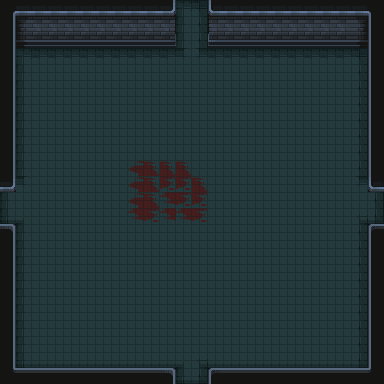

The image is a tile-based game level rendered from a .tmx file. Its description and complete source (layers, tilesets, objects, tile grids) follow:
An orthogonal 24x24 tile map with 16x16 px tiles, 2 tile layers (floor, details), 1 hidden layer not drawn.

<map version="1.9" tiledversion="1.9.2" orientation="orthogonal" renderorder="right-down" width="24" height="24" tilewidth="16" tileheight="16" infinite="0" nextlayerid="5" nextobjectid="1">
 <tileset firstgid="1" source="../Tilesets/dungeon_prison_tileset.tsx" />
 <layer id="1" name="floor" width="24" height="24">
  <data encoding="csv">
0,0,0,0,0,0,0,0,0,0,0,5,7,0,0,0,0,0,0,0,0,0,0,0,
0,0,0,0,0,0,0,0,0,0,0,30,32,0,0,0,0,0,0,0,0,0,0,0,
0,0,0,0,0,0,0,0,0,0,0,30,32,0,0,0,0,0,0,0,0,0,0,0,
0,5,6,6,6,6,6,6,6,6,6,60,58,6,6,6,6,6,6,6,6,6,7,0,
0,30,31,31,31,31,31,31,31,31,31,31,31,31,31,31,31,31,31,31,31,31,32,0,
0,30,31,31,31,31,31,31,31,31,31,31,31,31,31,31,31,31,31,31,31,31,32,0,
0,30,31,31,31,31,31,31,31,31,31,31,31,31,31,31,31,31,31,31,31,31,32,0,
0,30,31,31,31,31,31,31,31,31,31,31,31,31,31,31,31,31,31,31,31,31,32,0,
0,30,31,31,31,31,31,31,31,31,31,31,31,31,31,31,31,31,31,31,31,31,32,0,
0,30,31,31,31,31,31,31,31,31,31,31,31,31,31,31,31,31,31,31,31,31,32,0,
0,30,31,31,31,31,31,31,31,31,31,31,31,31,31,31,31,31,31,31,31,31,32,0,
5,60,31,31,31,31,31,31,31,31,31,31,31,31,31,31,31,31,31,31,31,31,58,7,
30,31,31,31,31,31,31,31,31,31,31,31,31,31,31,31,31,31,31,31,31,31,31,32,
55,10,31,31,31,31,31,31,31,31,31,31,31,31,31,31,31,31,31,31,31,31,8,57,
0,30,31,31,31,31,31,31,31,31,31,31,31,31,31,31,31,31,31,31,31,31,32,0,
0,30,31,31,31,31,31,31,31,31,31,31,31,31,31,31,31,31,31,31,31,31,32,0,
0,30,31,31,31,31,31,31,31,31,31,31,31,31,31,31,31,31,31,31,31,31,32,0,
0,30,31,31,31,31,31,31,31,31,31,31,31,31,31,31,31,31,31,31,31,31,32,0,
0,30,31,31,31,31,31,31,31,31,31,31,31,31,31,31,31,31,31,31,31,31,32,0,
0,30,31,31,31,31,31,31,31,31,31,31,31,31,31,31,31,31,31,31,31,31,32,0,
0,30,31,31,31,31,31,31,31,31,31,31,31,31,31,31,31,31,31,31,31,31,32,0,
0,30,31,31,31,31,31,31,31,31,31,31,31,31,31,31,31,31,31,31,31,31,32,0,
0,55,56,56,56,56,56,56,56,56,56,10,8,56,56,56,56,56,56,56,56,56,57,0,
0,0,0,0,0,0,0,0,0,0,0,55,57,0,0,0,0,0,0,0,0,0,0,0
</data>
 </layer>
 <layer id="3" name="details" width="24" height="24">
  <data encoding="csv">
104,1,2,2,2,2,2,2,2,2,103,0,0,101,2,2,2,2,2,2,2,2,3,105,
129,26,27,27,27,27,27,27,27,27,128,0,0,126,27,27,27,27,27,27,27,27,28,130,
129,51,52,52,52,52,52,52,52,52,153,0,0,151,52,52,52,52,52,52,52,52,53,130,
129,0,0,0,0,0,0,0,0,0,0,0,0,0,0,0,0,0,0,0,0,0,0,130,
129,0,0,0,0,0,0,0,0,0,0,0,0,0,0,0,0,0,0,0,0,0,0,130,
129,0,0,0,0,0,0,0,0,0,0,0,0,0,0,0,0,0,0,0,0,0,0,130,
129,0,0,0,0,0,0,0,0,0,0,0,0,0,0,0,0,0,0,0,0,0,0,130,
129,0,0,0,0,0,0,0,0,0,0,0,0,0,0,0,0,0,0,0,0,0,0,130,
129,0,0,0,0,0,0,0,0,0,0,0,0,0,0,0,0,0,0,0,0,0,0,130,
129,0,0,0,0,0,0,0,0,0,0,0,0,0,0,0,0,0,0,0,0,0,0,130,
129,0,0,0,0,0,0,0,309,310,310,310,0,0,0,0,0,0,0,0,0,0,0,130,
103,0,0,0,0,0,0,0,309,310,335,335,310,0,0,0,0,0,0,0,0,0,0,101,
0,0,0,0,0,0,0,0,309,310,334,335,335,0,0,0,0,0,0,0,0,0,0,0,
0,0,0,0,0,0,0,0,334,335,334,334,335,0,0,0,0,0,0,0,0,0,0,0,
78,0,0,0,0,0,0,0,0,0,0,0,0,0,0,0,0,0,0,0,0,0,0,76,
129,0,0,0,0,0,0,0,0,0,0,0,0,0,0,0,0,0,0,0,0,0,0,130,
129,0,0,0,0,0,0,0,0,0,0,0,0,0,0,0,0,0,0,0,0,0,0,130,
129,0,0,0,0,0,0,0,0,0,0,0,0,0,0,0,0,0,0,0,0,0,0,130,
129,0,0,0,0,0,0,0,0,0,0,0,0,0,0,0,0,0,0,0,0,0,0,130,
129,0,0,0,0,0,0,0,0,0,0,0,0,0,0,0,0,0,0,0,0,0,0,130,
129,0,0,0,0,0,0,0,0,0,0,0,0,0,0,0,0,0,0,0,0,0,0,130,
129,0,0,0,0,0,0,0,0,0,0,0,0,0,0,0,0,0,0,0,0,0,0,130,
129,0,0,0,0,0,0,0,0,0,0,0,0,0,0,0,0,0,0,0,0,0,0,130,
154,77,77,77,77,77,77,77,77,77,78,0,0,76,77,77,77,77,77,77,77,77,77,155
</data>
 </layer>
 <layer id="4" name="collision" width="24" height="24" visible="0" opacity="0.5">
  <data encoding="csv">
0,0,0,0,0,0,0,0,0,0,502,0,0,502,0,0,0,0,0,0,0,0,0,0,
0,0,0,0,0,0,0,0,0,0,502,0,0,502,0,0,0,0,0,0,0,0,0,0,
502,502,502,502,502,502,502,502,502,502,502,0,0,502,502,502,502,502,502,502,502,502,502,502,
502,0,0,0,0,0,0,0,0,0,0,0,0,0,0,0,0,0,0,0,0,0,0,502,
502,0,0,0,0,0,0,0,0,0,0,0,0,0,0,0,0,0,0,0,0,0,0,502,
502,0,0,0,0,0,0,0,0,0,0,0,0,0,0,0,0,0,0,0,0,0,0,502,
502,0,0,0,0,0,0,0,0,0,0,0,0,0,0,0,0,0,0,0,0,0,0,502,
502,0,0,0,0,0,0,0,0,0,0,0,0,0,0,0,0,0,0,0,0,0,0,502,
502,0,0,0,0,0,0,0,0,0,0,0,0,0,0,0,0,0,0,0,0,0,0,502,
502,0,0,0,0,0,0,0,0,0,0,0,0,0,0,0,0,0,0,0,0,0,0,502,
502,0,0,0,0,0,0,0,0,0,0,0,0,0,0,0,0,0,0,0,0,0,0,502,
0,0,0,0,0,0,0,0,0,0,0,0,0,0,0,0,0,0,0,0,0,0,0,0,
0,0,0,0,0,0,0,0,0,0,0,0,0,0,0,0,0,0,0,0,0,0,0,0,
502,0,0,0,0,0,0,0,0,0,0,0,0,0,0,0,0,0,0,0,0,0,0,502,
502,0,0,0,0,0,0,0,0,0,0,0,0,0,0,0,0,0,0,0,0,0,0,502,
502,0,0,0,0,0,0,0,0,0,0,0,0,0,0,0,0,0,0,0,0,0,0,502,
502,0,0,0,0,0,0,0,0,0,0,0,0,0,0,0,0,0,0,0,0,0,0,502,
502,0,0,0,0,0,0,0,0,0,0,0,0,0,0,0,0,0,0,0,0,0,0,502,
502,0,0,0,0,0,0,0,0,0,0,0,0,0,0,0,0,0,0,0,0,0,0,502,
502,0,0,0,0,0,0,0,0,0,0,0,0,0,0,0,0,0,0,0,0,0,0,502,
502,0,0,0,0,0,0,0,0,0,0,0,0,0,0,0,0,0,0,0,0,0,0,502,
502,0,0,0,0,0,0,0,0,0,0,0,0,0,0,0,0,0,0,0,0,0,0,502,
502,0,0,0,0,0,0,0,0,0,0,0,0,0,0,0,0,0,0,0,0,0,0,502,
502,502,502,502,502,502,502,502,502,502,502,0,0,502,502,502,502,502,502,502,502,502,502,502
</data>
 </layer>
</map>
